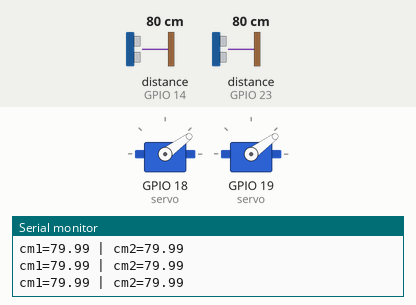
Bench run of a sketch on a simulated ESP32. Parts: 2 × servo, the last lines printed to the serial monitor. Wiring (inferred from the names in the program): 2 × ultrasonic range finder: trigger GPIO 13, echo GPIO 14 / trigger GPIO 22, echo GPIO 23. Inputs (shaded band) come from the test bench; at power-on: distance to the obstacle (sensors on GPIO 14, GPIO 23) 80 cm. The echo pulse lasts 58.3 µs per cm.

Above: at 1.2 s.
1.3 s: distance to the obstacle (sensor on GPIO 14) set to 7 cm
2.8 s: distance to the obstacle (sensor on GPIO 14) set to 4 cm
At 4.2 s:
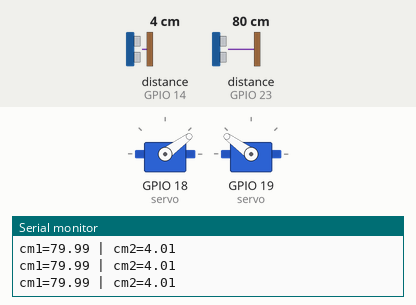
4.5 s: distance to the obstacle (sensor on GPIO 23) set to 7 cm
6.0 s: distance to the obstacle (sensor on GPIO 23) set to 4 cm
At 7.0 s:
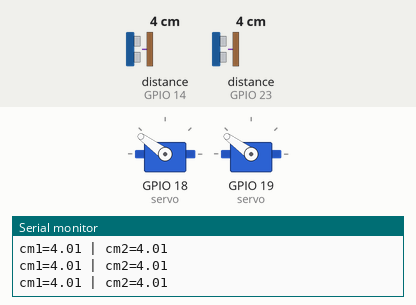
7.8 s: distance to the obstacle (sensor on GPIO 14) set to 6 cm
10.8 s: distance to the obstacle (sensor on GPIO 14) set to 9 cm
At 14.0 s:
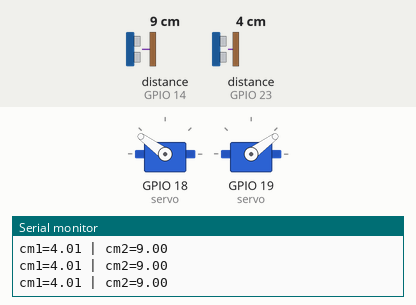
Timing chart, 0 to 14.8 s (numbered marks = the images above; inputs shaded):
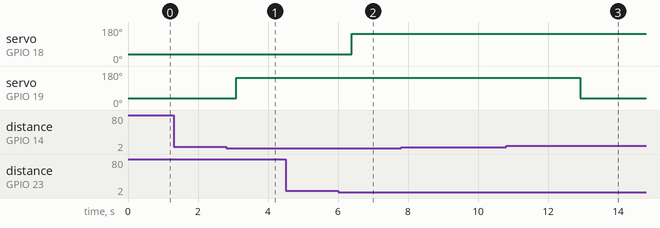

Measured:
- the behaviour switches between 6 and 5 cm on distance to the obstacle (sensor on GPIO 14) (found by bisection; images 0 and 1)
- the behaviour switches between 6 and 5 cm on distance to the obstacle (sensor on GPIO 23) (found by bisection; images 1 and 2)
- the behaviour switches between 7 and 8 cm on distance to the obstacle (sensor on GPIO 14) (found by bisection; images 2 and 3)
- after the input at 2.8 s, servo on GPIO 19 (servo): 36° → 144° after 0.29 s
- after the input at 6.0 s, servo on GPIO 18 (servo): 36° → 144° after 0.39 s
- after the input at 10.8 s, servo on GPIO 19 (servo): 144° → 36° after 2.1 s

The sketch:

Sensor-Servo-Test.ino
```cpp
#include <ESP32Servo.h>

// Test with lid linkages disconnected; separate servo power, shared GND, ECHO level-shifted to 3.3 V.
const int TRIG1 = 22, ECHO1 = 23, TRIG2 = 13, ECHO2 = 14; // Match Green-School.ino
const int CLOSED_US = 1200, OPEN_US = 1800;

struct TestBin {
  Servo servo;
  bool opened = false;
  int nearSamples = 0;
  unsigned long count = 0, lastOccupied = 0;
};
TestBin bin1, bin2;

float distanceCm(int trig, int echo) {
  digitalWrite(trig, LOW); delayMicroseconds(3);
  digitalWrite(trig, HIGH); delayMicroseconds(10);
  digitalWrite(trig, LOW);
  unsigned long pulse = pulseIn(echo, HIGH, 25000);
  return pulse ? pulse * 0.0343 / 2.0 : -1;
}

void updateBin(TestBin &bin, float distance, int number) {
  unsigned long now = millis();
  // HC-SR04 readings below 2 cm are outside its usable range, not valid drops.
  bool near = distance >= 2 && distance <= 6;
  bin.nearSamples = near ? bin.nearSamples + (bin.nearSamples < 2) : 0;
  if (!bin.opened && bin.nearSamples >= 2) {
    bin.count++;
    bin.servo.writeMicroseconds(OPEN_US);
    bin.opened = true;
    bin.lastOccupied = now;
    Serial.print("OPEN bin "); Serial.print(number);
    Serial.print(" | count="); Serial.println(bin.count);
  }
  if (bin.opened) {
    if (!(distance > 8)) bin.lastOccupied = now;
    else if (now - bin.lastOccupied >= 2000) {
      bin.servo.writeMicroseconds(CLOSED_US);
      bin.opened = false;
      Serial.print("CLOSE bin "); Serial.println(number);
    }
  }
}

void setup() {
  Serial.begin(115200);
  pinMode(TRIG1, OUTPUT); pinMode(ECHO1, INPUT);
  pinMode(TRIG2, OUTPUT); pinMode(ECHO2, INPUT);
  digitalWrite(TRIG1, LOW); digitalWrite(TRIG2, LOW);
  bin1.servo.setPeriodHertz(50); bin2.servo.setPeriodHertz(50);
  bin1.servo.attach(18, 1000, 2000); bin2.servo.attach(19, 1000, 2000);
  bin1.servo.writeMicroseconds(CLOSED_US); bin2.servo.writeMicroseconds(CLOSED_US);
  Serial.println("TEST ONLY: target at 2-6 cm opens servo; >8 cm for 2s closes. No camera/Firebase.");
}

void loop() {
  float d1 = distanceCm(TRIG1, ECHO1); delay(60);
  float d2 = distanceCm(TRIG2, ECHO2); delay(60);
  updateBin(bin1, d1, 1); updateBin(bin2, d2, 2);
  Serial.print("cm1="); Serial.print(d1);
  Serial.print(" | cm2="); Serial.println(d2);
  delay(20);
}
```
